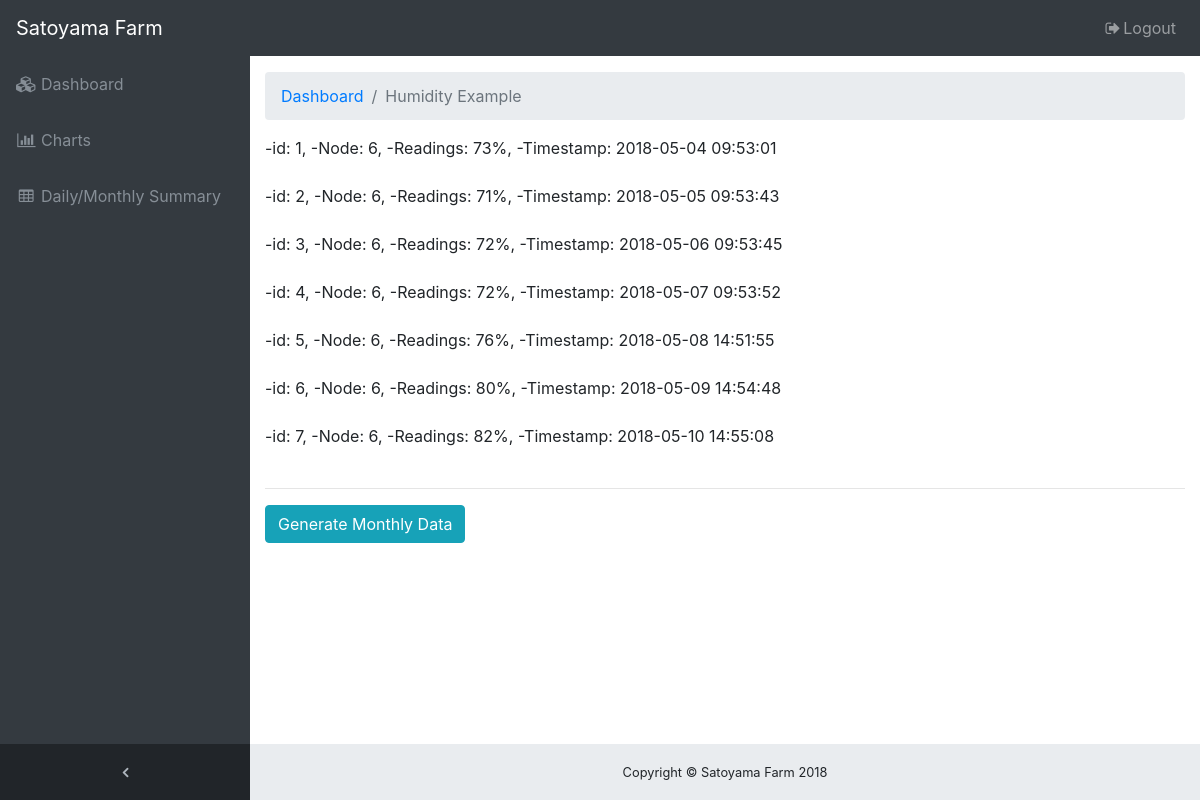
Screenshot of /table1.php with the database file from the repository.
### tables this page shows
CREATE TABLE `dailyHumidity` (
  `id` int(10) NOT NULL,
  `Node` int(4) NOT NULL,
  `Readings` varchar(10) NOT NULL,
  `Timestamp` datetime NOT NULL,
  `Remarks` varchar(255) NOT NULL
);

### table1.php (the view, shortened to what this page needs)
<!DOCTYPE html>
<html lang="en">
<head>
  <link href="vendor/bootstrap/css/bootstrap.min.css" rel="stylesheet">
  <link href="vendor/font-awesome/css/font-awesome.min.css" rel="stylesheet" type="text/css">
  <link href="vendor/datatables/dataTables.bootstrap4.css" rel="stylesheet">
  <link href="css/sb-admin.css" rel="stylesheet">
</head>
<body class="fixed-nav sticky-footer bg-dark" id="page-top" data-ng-app="myApp" data-ng-controller="myController">
  <nav class="navbar navbar-expand-lg navbar-dark bg-dark fixed-top" id="mainNav">
    <a class="navbar-brand" href="">Satoyama Farm</a>
      <div class="collapse navbar-collapse" id="navbarResponsive">
      <ul class="navbar-nav navbar-sidenav" id="exampleAccordion">
        <li class="nav-item" data-toggle="tooltip" data-placement="right" title="Dashboard">
          <a class="nav-link" href="index.php">
            <i class="fa fa-fw fa-cubes"></i>
            <span class="nav-link-text">Dashboard</span>
          </a>
        </li>
        <li class="nav-item" data-toggle="tooltip" data-placement="right" title="Charts">
          <a class="nav-link" href="chart.php">
            <i class="fa fa-fw fa-bar-chart"></i>
            <span class="nav-link-text">Charts</span>
          </a>
        </li>
          <li class="nav-item" data-toggle="tooltip" data-placement="right" title="Tables">
          <a class="nav-link" href="table1.php">
            <i class="fa fa-fw fa-table"></i>
            <span class="nav-link-text">Daily/Monthly Summary</span>
          </a>
        </li>
      </ul>
      <ul class="navbar-nav sidenav-toggler">
        <li class="nav-item">
          <a class="nav-link text-center" id="sidenavToggler">
            <i class="fa fa-fw fa-angle-left"></i>
          </a>
        </li>
      </ul>
      <ul class="navbar-nav ml-auto">
        <li class="nav-item">
          <a class="nav-link" data-toggle="" data-target="" href="login.php">
            <i class="fa fa-fw fa-sign-out"></i>Logout</a>
        </li>
      </ul>
    </div>
  </nav>
  <div class="content-wrapper">
    <div class="container-fluid">
      <ol class="breadcrumb">
        <li class="breadcrumb-item">
          <a href="#">Dashboard</a>
        </li>
        <li class="breadcrumb-item active">Humidity Example</li>
      </ol>
<?php
$servername = "localhost";
$username = "root";
$password = "";
$dbname = "satoyama";
$conn = new mysqli($servername, $username, $password, $dbname);
$sql = "SELECT * FROM dailyhumidity";
$result = $conn->query($sql);
if ($result->num_rows > 0) {
    while($row = $result->fetch_assoc()) {
        echo "-id: " . $row["id"].   ",  -Node: " . $row["Node"].  ",  -Readings: " . $row["Readings"].  ",  -Timestamp: " . $row["Timestamp"]. "<br><br>";
    }
} else {
    echo "0 results";
}
?>
    <hr>
    <a href="table2.php" button type="button" class="btn btn-default btn-md btn-info"> Generate Monthly Data </a>
      </div>
    </div>
    <footer class="sticky-footer">
      <div class="container">
        <div class="text-center">
          <small>Copyright © Satoyama Farm 2018</small>
        </div>
      </div>
    </footer>
    </body>
</html>

### css/sb-admin.css (style rules this page uses)
html { position: relative; min-height: 100%; }
body { overflow-x: hidden; }
body.sticky-footer { margin-bottom: 56px; }
body.sticky-footer .content-wrapper { min-height: calc(100vh - 56px - 56px); }
body.fixed-nav { padding-top: 56px; }
.content-wrapper { min-height: calc(100vh - 56px); padding-top: 1rem; }
#mainNav .navbar-collapse { overflow: auto; max-height: 75vh; }
#mainNav .navbar-collapse .navbar-nav .nav-item .nav-link { cursor: pointer; }
#mainNav .navbar-collapse .sidenav-toggler { display: none; }
@media (min-width: 992px) { #mainNav .navbar-brand { width: 250px; } }
@media (min-width: 992px) { #mainNav .navbar-collapse { overflow: visible; max-height: none; } }
@media (min-width: 992px) { #mainNav .navbar-collapse .navbar-sidenav { position: absolute; top: 0; left: 0; -webkit-flex-direction: column; -ms-flex-direction: column; flex-direction: column; margin-top: 56px; } }
@media (min-width: 992px) { #mainNav .navbar-collapse .navbar-sidenav > .nav-item { width: 250px; padding: 0; } }
@media (min-width: 992px) { #mainNav .navbar-collapse .navbar-sidenav > .nav-item > .nav-link { padding: 1em; } }
#mainNav.fixed-top .sidenav-toggler { display: none; }
@media (min-width: 992px) { #mainNav.fixed-top .navbar-sidenav { height: calc(100vh - 112px); } }
@media (min-width: 992px) { #mainNav.fixed-top .sidenav-toggler { position: absolute; top: 0; left: 0; display: flex; -webkit-flex-direction: column; -ms-flex-direction: column; flex-direction: column; margin-top: calc(100vh - 56px); } }
@media (min-width: 992px) { #mainNav.fixed-top .sidenav-toggler > .nav-item { width: 250px; padding: 0; } }
@media (min-width: 992px) { #mainNav.fixed-top .sidenav-toggler > .nav-item > .nav-link { padding: 1em; } }
#mainNav.fixed-top.navbar-dark .sidenav-toggler { background-color: #212529; }
#mainNav.fixed-top.navbar-dark .sidenav-toggler a i { color: #adb5bd; }
.content-wrapper { overflow-x: hidden; background: white; }
@media (min-width: 992px) { .content-wrapper { margin-left: 250px; } }
#sidenavToggler i { font-weight: 800; }
#mainNav.navbar-dark .navbar-collapse .navbar-sidenav > .nav-item > .nav-link { color: #868e96; }
@media (min-width: 992px) { #mainNav.navbar-dark .navbar-collapse .navbar-sidenav { background: #343a40; } }
footer.sticky-footer { position: absolute; right: 0; bottom: 0; width: 100%; height: 56px; background-color: #e9ecef; line-height: 55px; }
@media (min-width: 992px) { footer.sticky-footer { width: calc(100% - 250px); } }

### rows the page displays
dailyhumidity: id "1", Node "6", Readings "73%", Timestamp "2018-05-04 09:53:01"
dailyhumidity: id "2", Node "6", Readings "71%", Timestamp "2018-05-05 09:53:43"
dailyhumidity: id "3", Node "6", Readings "72%", Timestamp "2018-05-06 09:53:45"
dailyhumidity: id "4", Node "6", Readings "72%", Timestamp "2018-05-07 09:53:52"
dailyhumidity: id "5", Node "6", Readings "76%", Timestamp "2018-05-08 14:51:55"
dailyhumidity: id "6", Node "6", Readings "80%", Timestamp "2018-05-09 14:54:48"
dailyhumidity: id "7", Node "6", Readings "82%", Timestamp "2018-05-10 14:55:08"
